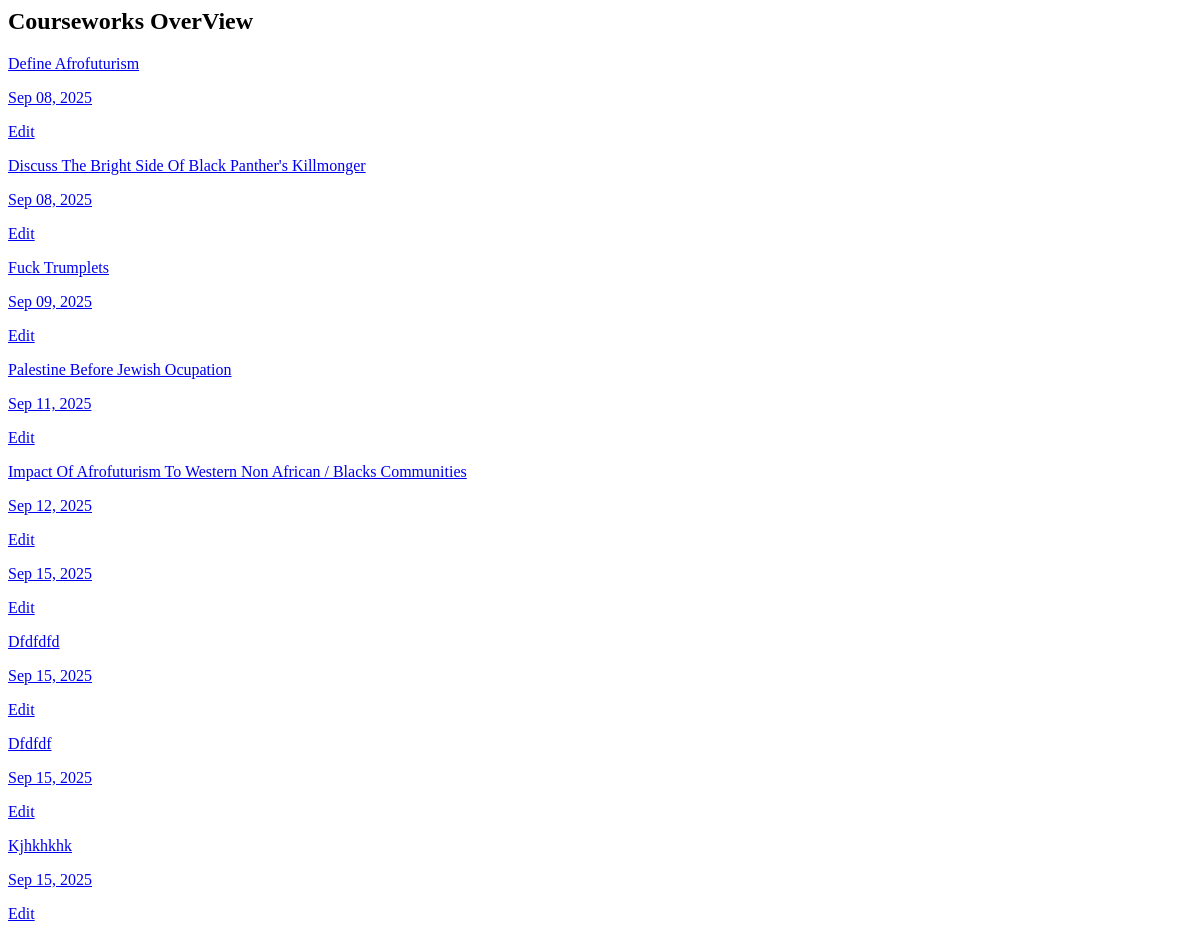
The app's page /list/, older data.
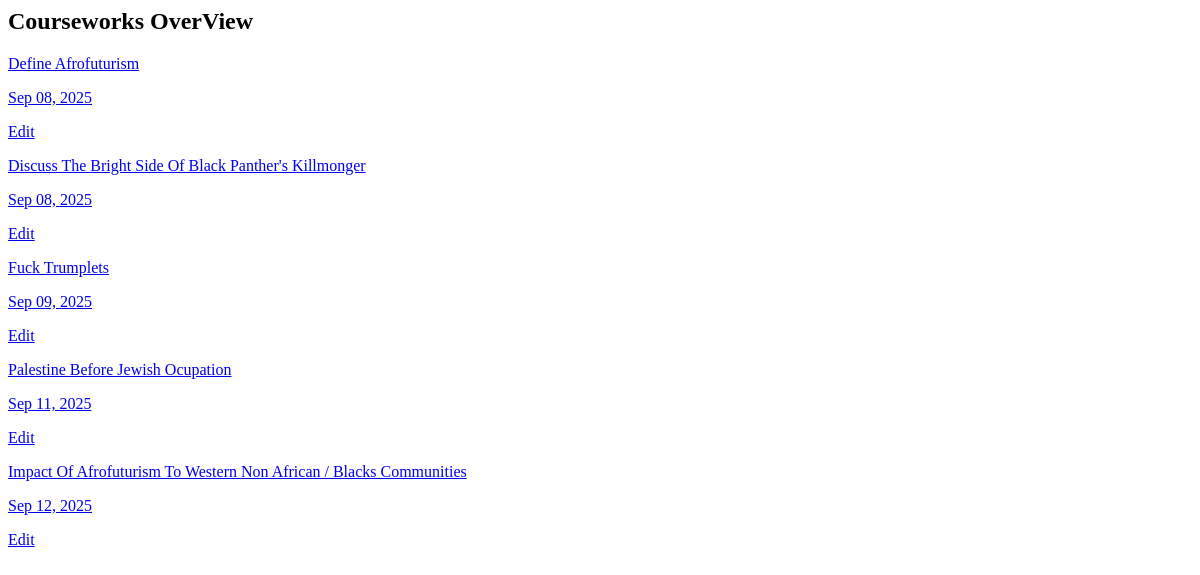
The same page, newer data.
### core/models.py (models this page shows, shortened)
class CourseWork(models.Model):
    user = models.ForeignKey(CustomUser, on_delete=models.CASCADE)
    question = models.TextField(max_length=500, blank = True, null=True)
    answer = CKEditor5Field(config_name='extends')
    created = models.DateTimeField(auto_now_add = True,)

### core/views.py (the view)
# urls.py: path("list/", List.as_view(), name = "list"),
class List(ListView):
    name = "coursework_list"
    model = CourseWork
    template_name = "list.html"

### templates/list.html
{% load static %}
<c-base>
  <div class="h-full w-full p-8 flex flex-col gap-8">
    <div class=" p-6 rounded-lg shadow-lg">
      <h2 class="text-2xl font-bold text-white mb-4">Courseworks OverView</h2>
      {% for coursework in coursework_list %}
        {% if coursework.answer %}
          <a href="{% url 'coursework' coursework.pk %}"" class="flex justify-between py-3 border-b ">
            <p class="text-gray-300">{{ coursework.question | title}} </p>
            <p class="text-gray-400 text-sm">{{ coursework.created|date:"M d, Y" }} </p>
            <a href="{% url 'editor' pk=coursework.pk %}">Edit</a>
          </a>
        {% endif %}
      {% endfor %}
    </div>
</div>
</c-base>

Row changes from the older to the newer data that the page shows:
removed CourseWork: created "Sep 15, 2025"
removed CourseWork: question "Dfdfdfd", created "Sep 15, 2025"
removed CourseWork: question "Dfdfdf", created "Sep 15, 2025"
removed CourseWork: question "Kjhkhkhk", created "Sep 15, 2025"
